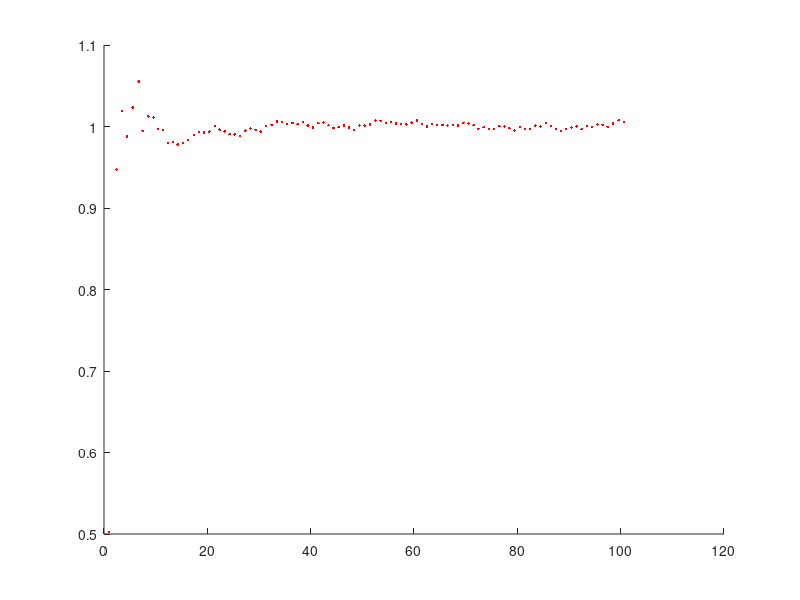

MATLAB code for this plot:
% 观测数据
Z = (1:100); 
noise = rand(1, 100);  
Z = Z + noise;

% 参数 
X = [0; 0];  % 状态
P = [1, 0; 0, 1];  % 状态协方差矩阵
F = [1, 1; 0, 1];  % 状态转移矩阵
Q = [0.0001, 0; 0, 0.0001];  % 状态转移协方差矩阵
H = [1, 0];  % 观测矩阵
R = 1;  % 观测噪声协方差

figure(1);

for i = 1:100
    X_ = F * X;
    P_ = F * P * F' + Q;
    K = P_ * H' / ( H * P_ * H' + R );
    X = X_ + K * (Z(i) - H*X_);
    P = (eye(2) - K*H) * P_;
    hold on
    plot(X(1), X(2), '.r');   % (p, v)
end

